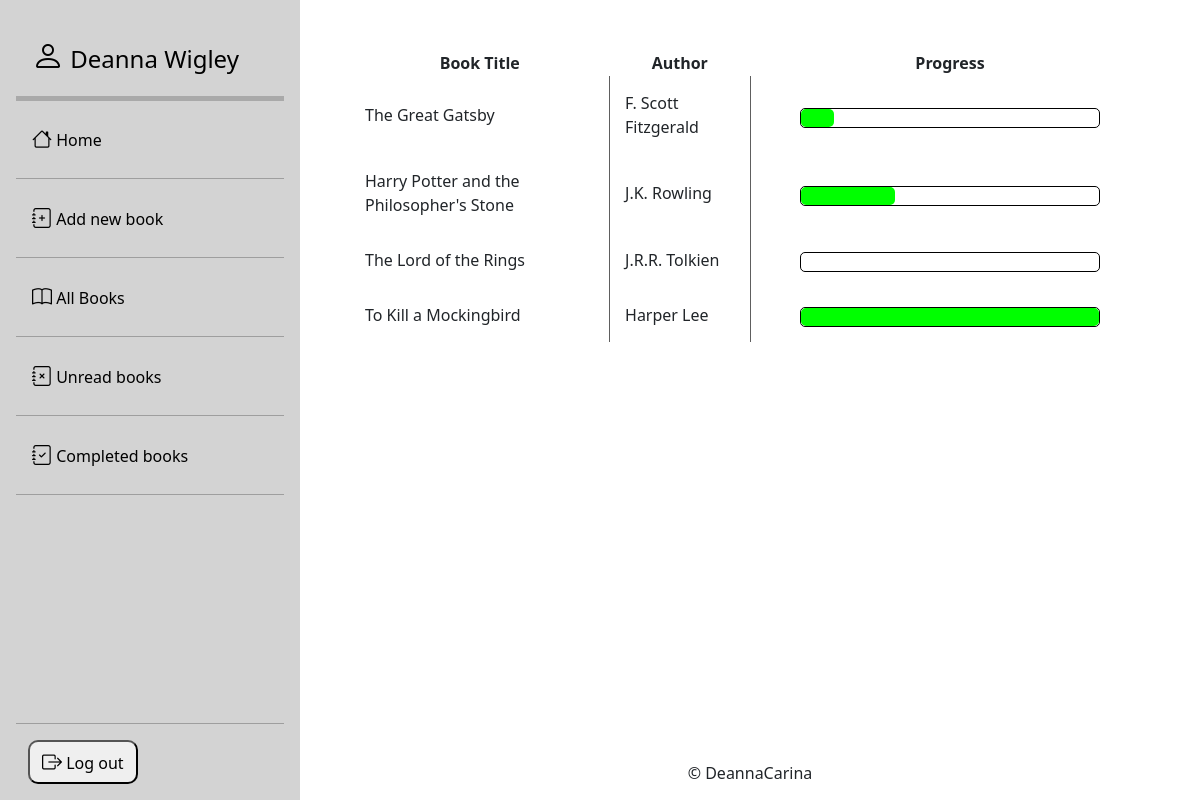
Page /books/all (signed in) on the earlier database version.
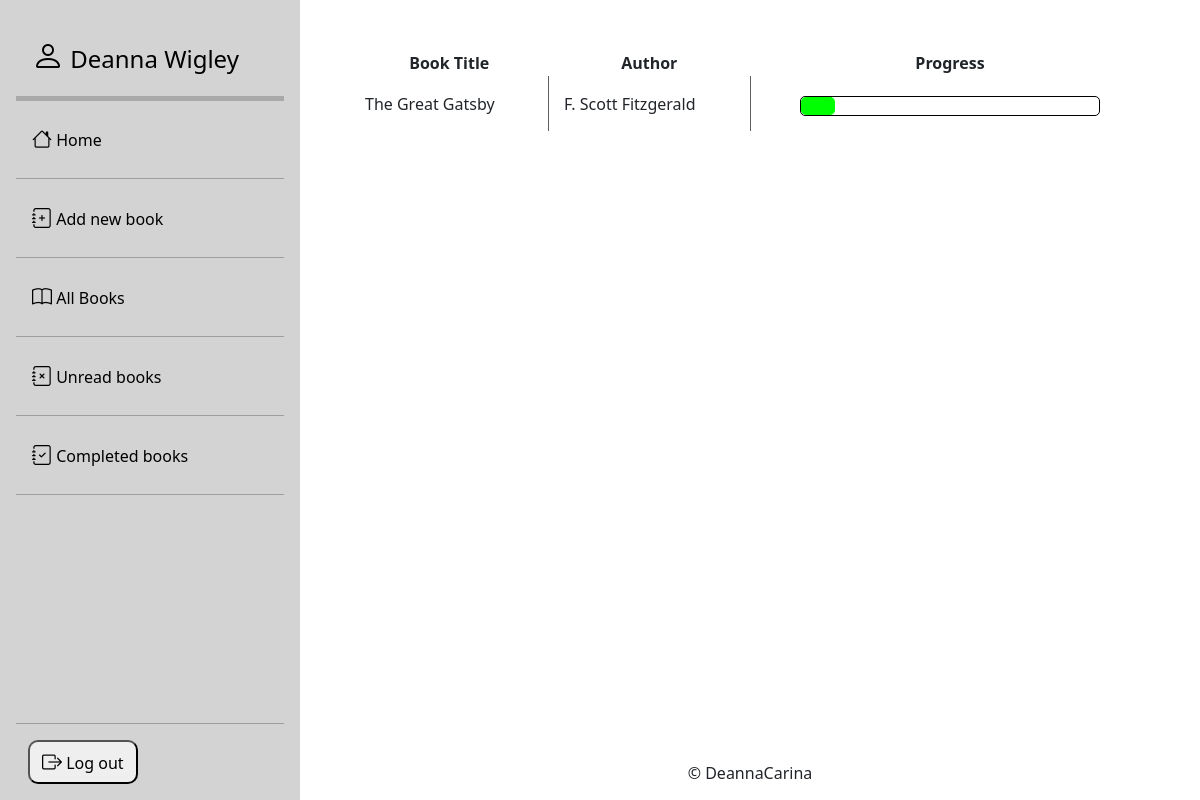
Same page on the later database version.
### books/models.py (models this page shows, shortened)
class Book(models.Model):
    title = models.CharField(max_length=255)
    author = models.CharField(max_length=255)
    published = models.IntegerField(validators=[MinValueValidator(1000), MaxValueValidator(3000)])
    pages = models.IntegerField(validators=[MinValueValidator(1), MaxValueValidator(100000)])
    progress = models.IntegerField(validators=[MinValueValidator(0), MaxValueValidator(100000)])
    frontcover = models.ImageField(null=True, blank=True, upload_to='frontcovers')
    genre = models.TextField(max_length=2550)
    keypoints = models.TextField(blank=True, max_length=25500)
    @property
    def Get_calculation(self):
        get_calculation = (self.progress/self.pages)*100
        return get_calculation

### books/views.py (the view)
# urls.py: path('all', views.all_books, name='books'),
def all_books(request):
    books = Book.objects.all()
    context = {
        'books': books,
    }
    return render(request, 'books/all_books.html', context)

### books/templates/books/all_books.html (shortened to what this page needs)
{% extends "base.html" %}
{% block content %}
<div class="main-content">
<table class="home-table">
    <tr>
        <th>Book Title</th>
        <th>Author</th>
        <th>Progress</th>
    </tr>
    {% for book in books %}
        <tr class="clickable-row" onclick="window.location='{% url 'view_book' book.id %}';">
            <td>{{ book.title }}</td>
            <td>{{ book.author }}</td>
            <td>
                <div class="progress-bar-outer">
                    <div class="progress-bar-inner progress-bar" style="width:{{ book.Get_calculation }}%"></div>
                </div>
            </td>
        </tr>
    {% endfor %}
</table>
</div>
<footer class="dc-footer">
    {% include 'includes/footer.html' %}
  </footer>
{% endblock %}

### templates/base.html (shortened to what this page needs)
{% load static %}
<!doctype html>
<html lang="en">
<head>
  {% block corecss %}
  <link rel="stylesheet" href="https://cdn.jsdelivr.net/npm/bootstrap-icons@1.11.3/font/bootstrap-icons.min.css">
  <link href="https://cdn.jsdelivr.net/npm/bootstrap@5.3.3/dist/css/bootstrap.min.css" rel="stylesheet"
>
  <link rel="stylesheet" href="{% static 'css/base.css' %}">
  {% endblock %}
</head>
<body>
    {% include 'includes/main-nav.html' %}
    {% block content %}
    {% endblock %}
  </body>
</html>

### templates/includes/main-nav.html (shortened to what this page needs)
{% load static %}
<div class="d-flex flex-column flex-shrink-0 p-3 text-black sidenav" style="background-color: lightgrey;">
        <a href="/" class="d-flex align-items-center mb-3 mb-md-0 me-md-auto text-black text-decoration-none">
        <span class="fs-4 m-3"><strong><i class="bi bi-person"></i> {% if user.is_authenticated %}{{ user.first_name }} {{ user.last_name }}{% else %}Book Tracker {% endif %}</strong></span>
    </a>
    <div class="top-nav-rule"></div>
    <ul class="nav nav-pills flex-column mb-auto">
        {% if user.is_authenticated %}
        <li class="nav-item">
            <a href="{% url 'home' %}" class="nav-link">
                <i class="bi bi-house"></i> <span>Home</span>
            </a>
        </li>
        <hr>
        <li>
            <a href="{% url 'add_book' %}" class="nav-link">
                <i class="bi bi-journal-plus"></i> <span>Add new book</span>
            </a>
        </li>
        <hr>
        <li>
            <a href="{% url 'books' %}" class="nav-link">
                <i class="bi bi-book"></i> <span>All Books</span>
            </a>
        </li>
        <hr>
        <li>
            <a href="{% url 'unread_books' %}" class="nav-link">
                <i class="bi bi-journal-x"></i> <span>Unread books</span>
            </a>
        </li>
        <hr>
        <li>
            <a href="{% url 'completed_books' %}" class="nav-link">
                <i class="bi bi-journal-check"></i> <span>Completed books</span>
            </a>
        </li>
        <hr>
        {% endif %}
    </ul>
    <hr>
{% if user.is_authenticated %}
    <form method="POST" action="{% url 'logout' %}">
        <strong><button class="sign-out" type="submit"><i class="bi bi-box-arrow-right"></i> Log out</button></strong>
    </form>
{% endif %}
</div>

### templates/includes/footer.html
&copy; DeannaCarina

### static/css/base.css (style rules this page uses)
body { font-weight: 300; }
.sidenav { width: 300px; position: fixed; top: 0; left: 0; height: 100vh; }
.nav-link { color: black; }
.bi { font-size: 20px; }
.top-nav-rule { width: 100%; height: 5px; background-color: darkgray; margin-bottom: 15px; }
.sign-out { text-decoration: none; color: black; margin-left: 12px; padding: 5px; padding-left: 12px; padding-right: 12px; border-radius: 10px; }
.main-content { position: fixed; top: 0; left: 300px; width: calc(100vw - 300px); height: calc(100vh - 50px); overflow-y: scroll; padding: 50px; }
.dc-footer { position: fixed; bottom: 15px; left: 300px; width: calc(100vw - 300px); text-align: center; }
.home-table { width: 100%; }
.home-table tr th { text-align: center; }
.home-table tr td:first-child, .home-table tr td:nth-child(2) { border-right: 0.5px solid rgb(94, 94, 94); }
.home-table tr td { padding: 15px; }
.home-table tr td:nth-child(3) { width: 400px; }
.progress-bar-outer { width: 300px; height: 20px; border: 1px solid black; border-radius: 5px; margin: auto auto; margin-top: 5px; background-color: white; }
.progress-bar-inner { height: 100%; background-color: lime; border-radius: 5px; }
.bi-person { font-size: xx-large; }

Differences in the rows shown:
removed Book: title "Harry Potter and the Philosopher's Stone", author "J.K. Rowling", progress 70 (drawn)
removed Book: title "The Lord of the Rings", author "J.R.R. Tolkien"
removed Book: title "To Kill a Mockingbird", author "Harper Lee", progress 281 (drawn)
